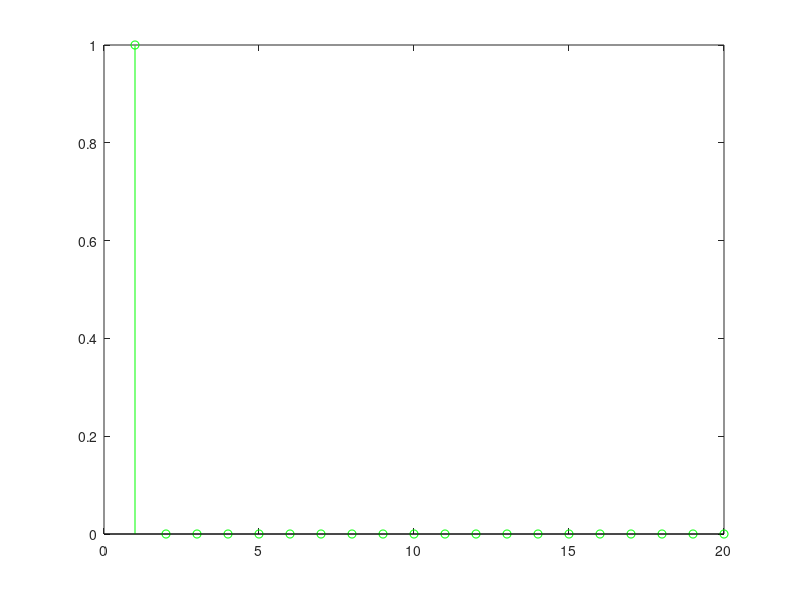

Write the MATLAB code that produced this figure. (Note: this script raises an error after producing the figure.)
% Task 14 - MA filtering
x = [1, zeros(1,19)];

b0 = 0.5;
b1 = 0.5;

a1=-0.8;

N = length(x); % Length of input signal
v = zeros(size(x)); % Allocate space for outut

v(1) = x(1); % First sample, assuming y(-1) = 0
for n=2:N % Remaining samples
    v(n) = x(n) - a1*v(n-1);
end;

y(1) = b0*v(1); % First sample, assuming x(0) = 0
for n=2:N % Remaining samples
    y(n) = b0*v(n) + b1*v(n-1);
end;

stem(x, 'g');
hold on
stem(v, 'r', '+');
stem(y, 'k', '.');
axis([-1 20 -1.5 1.5]);
xlabel('n'); ylabel('x[n], v[n] and y[n]');

legend('= ingsingal x[n]','=mellan signal v[n]','= utsignal y[n]')